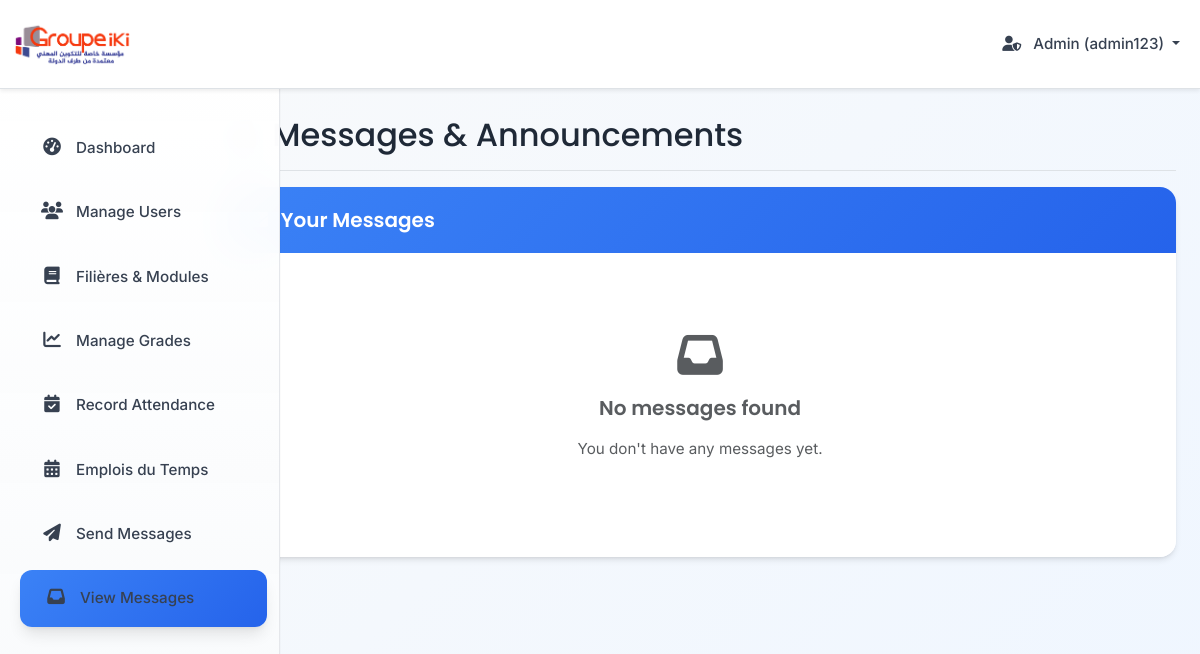
Before: /view_messages.php (signed in) with the older database file.
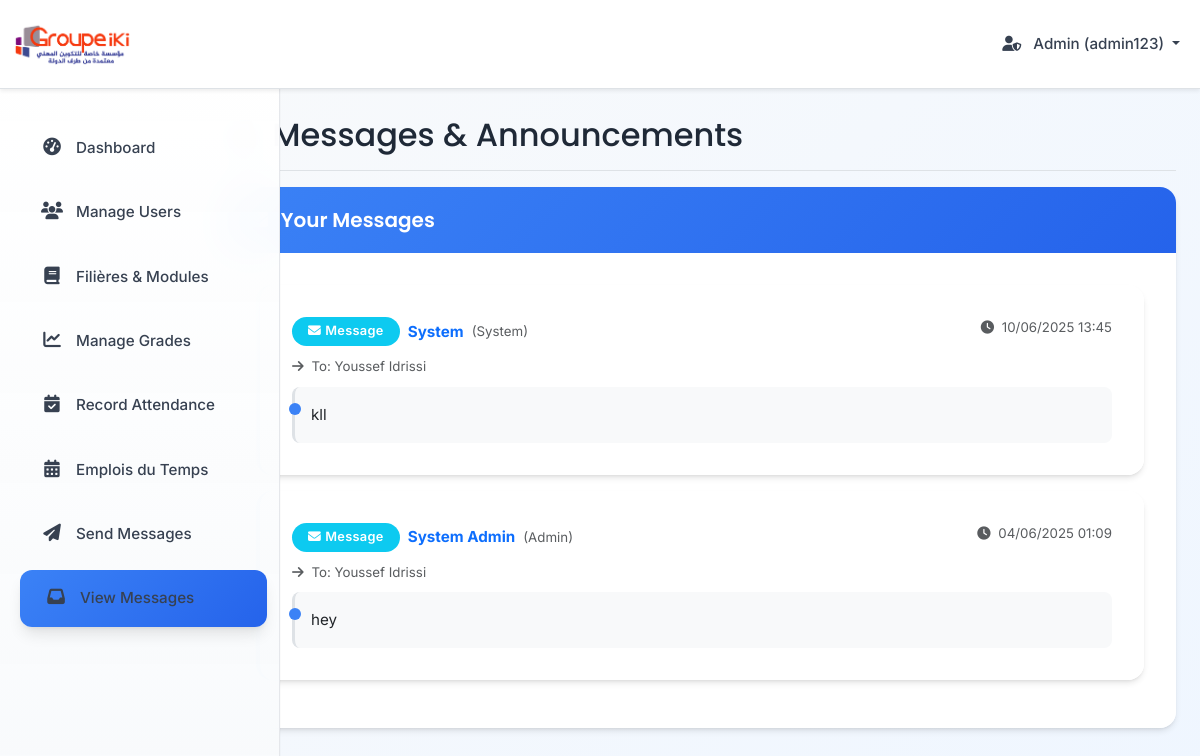
After: the same page with the newer database file.
### tables this page shows
CREATE TABLE `messages` (
  `id` int(11) NOT NULL,
  `sender_cni` varchar(50) NOT NULL,
  `target_cni` varchar(50) DEFAULT NULL,
  `target_classe_id` int(11) DEFAULT NULL,
  `module_id` int(11) DEFAULT NULL,
  `content` text NOT NULL,
  `date` datetime DEFAULT current_timestamp(),
  `type` enum('message','announcement') DEFAULT 'message',
  `is_read` tinyint(1) DEFAULT 0
);

### view_messages.php (the view, shortened to what this page needs)
<?php
$user_cni = $_SESSION['user_cni'];
$user_role = $_SESSION['role'];
$host = 'localhost';
$dbname = 'groupe_iki';
$username = 'root';
$db_password = '';
try {
    $pdo = new PDO("mysql:host=$host;dbname=$dbname;charset=utf8", $username, $db_password);
    $pdo->setAttribute(PDO::ATTR_ERRMODE, PDO::ERRMODE_EXCEPTION);
    $messages = [];
    if ($user_role === 'student') {
        $stmt = $pdo->prepare("SELECT filiere_id FROM students WHERE cni = ?");
        $stmt->execute([$user_cni]);
        $student = $stmt->fetch(PDO::FETCH_ASSOC);
        $student_filiere_id = $student['filiere_id'] ?? null;
        $stmt = $pdo->prepare("
            SELECT m.content, m.date, m.type,
                   CASE
                       WHEN m.sender_cni IN (SELECT cni FROM admins) THEN 'Admin'
                       WHEN m.sender_cni IN (SELECT cni FROM teachers) THEN 'Teacher'
                       ELSE 'System'
                   END as sender_type,
                   COALESCE(
                       (SELECT CONCAT(prenom, ' ', nom) FROM admins WHERE cni = m.sender_cni),
                       (SELECT CONCAT(prenom, ' ', nom) FROM teachers WHERE cni = m.sender_cni),
                       'System'
                   ) as sender_name,
                   modules.name as module_name,
                   f.name as filiere_name
            FROM messages m
            LEFT JOIN modules ON m.module_id = modules.id
            LEFT JOIN filieres f ON m.target_classe_id = f.id
            WHERE (m.target_cni = ? OR m.target_cni IS NULL)
              AND (m.target_classe_id IS NULL OR m.target_classe_id = ?)
            ORDER BY m.date DESC
        ");
        $stmt->execute([$user_cni, $student_filiere_id]);
        $messages = $stmt->fetchAll(PDO::FETCH_ASSOC);
    } else {
        $stmt = $pdo->query("
            SELECT m.content, m.date, m.type, m.target_cni,
                   CASE
                       WHEN m.sender_cni IN (SELECT cni FROM admins) THEN 'Admin'
                       WHEN m.sender_cni IN (SELECT cni FROM teachers) THEN 'Teacher'
                       ELSE 'System'
                   END as sender_type,
                   COALESCE(
                       (SELECT CONCAT(prenom, ' ', nom) FROM admins WHERE cni = m.sender_cni),
                       (SELECT CONCAT(prenom, ' ', nom) FROM teachers WHERE cni = m.sender_cni),
                       'System'
                   ) as sender_name,
                   COALESCE(
                       (SELECT CONCAT(prenom, ' ', nom) FROM students WHERE cni = m.target_cni),
                       'All Students'
                   ) as target_name,
                   modules.name as module_name,
                   f.name as filiere_name
            FROM messages m
            LEFT JOIN modules ON m.module_id = modules.id
            LEFT JOIN filieres f ON m.target_classe_id = f.id
            ORDER BY m.date DESC
            LIMIT 100
        ");
        $messages = $stmt->fetchAll(PDO::FETCH_ASSOC);
    }
} catch (PDOException $e) {
    $error_message = 'Database connection failed.';
}
$dashboard_link = 'dashboard_student.php';
$navbar_color = 'bg-info';
$user_icon = 'fa-user-graduate';
if ($user_role === 'admin') {
    $dashboard_link = 'dashboard_admin.php';
    $navbar_color = 'bg-primary';
    $user_icon = 'fa-user-shield';
} elseif ($user_role === 'teacher') {
    $dashboard_link = 'dashboard_teacher.php';
    $navbar_color = 'bg-success';
    $user_icon = 'fa-chalkboard-teacher';
}
?>
<!DOCTYPE html>
<html lang="en">
<head>
    <link href="https://cdn.jsdelivr.net/npm/bootstrap@5.3.0/dist/css/bootstrap.min.css" rel="stylesheet">
    <link href="https://cdnjs.cloudflare.com/ajax/libs/font-awesome/6.4.0/css/all.min.css" rel="stylesheet">
    <link href="css/styles.css" rel="stylesheet">
</head>
<body class="dashboard-page">
    <nav class="navbar navbar-expand-lg <?php echo $navbar_color; ?> navbar-light bg-white fixed-top border-bottom shadow-sm">
        <div class="container-fluid">
            <a class="navbar-brand d-flex align-items-center" href="<?php echo $dashboard_link; ?>">
                <img src="assets/logo-circle.jpg" alt="" width="120px">
            </a>
            <div class="collapse navbar-collapse" id="navbarNav">
                <ul class="navbar-nav ms-auto">
                    <li class="nav-item dropdown">
                        <a class="nav-link dropdown-toggle" href="#" id="userDropdown" role="button" data-bs-toggle="dropdown">
                            <i class="fas <?php echo $user_icon; ?> me-2"></i>
                            <?php echo ucfirst($user_role); ?> (<?php echo htmlspecialchars($user_cni); ?>)
                        </a>
                    </li>
                </ul>
            </div>
        </div>
    </nav>
    <div class="container-fluid">
        <div class="row">
            <nav class="col-md-3 col-lg-2 d-md-block sidebar collapse" id="sidebar">
                <div class="position-sticky pt-3">
                    <ul class="nav flex-column">
                        <li class="nav-item">
                            <a class="nav-link" href="<?php echo $dashboard_link; ?>">
                                <i class="fas fa-tachometer-alt me-2"></i>
                                Dashboard
                            </a>
                        </li>
                        <?php if ($user_role === 'admin'): ?>
                        <li class="nav-item">
                            <a class="nav-link" href="manage_users.php">
                                <i class="fas fa-users me-2"></i>
                                Manage Users
                            </a>
                        </li>
                        <li class="nav-item">
                            <a class="nav-link" href="manage_filieres_modules.php">
                                <i class="fas fa-book me-2"></i>
                                Filières & Modules
                            </a>
                        </li>
                        <?php endif; ?>
                        <?php if ($user_role === 'admin' || $user_role === 'teacher'): ?>
                        <li class="nav-item">
                            <a class="nav-link" href="manage_grades.php">
                                <i class="fas fa-chart-line me-2"></i>
                                Manage Grades
                            </a>
                        </li>
                        <li class="nav-item">
                            <a class="nav-link" href="record_absence.php">
                                <i class="fas fa-calendar-check me-2"></i>
                                Record Attendance
                            </a>
                        </li>
                        <?php if ($user_role === 'admin'): ?>
                        <li class="nav-item">
                            <a class="nav-link" href="manage_schedules.php">
                                <i class="fas fa-calendar-alt me-2"></i>
                                Emplois du Temps
                            </a>
                        </li>
                        <li class="nav-item">
                            <a class="nav-link" href="send_message.php">
                                <i class="fas fa-paper-plane me-2"></i>
                                Send Messages
                            </a>
                        </li>
                        <?php endif; ?>
                        <?php endif; ?>
                        <li class="nav-item">
                            <a class="nav-link active" href="view_messages.php">
                                <i class="fas fa-inbox me-2"></i>
                                View Messages
                            </a>
                        </li>
                    </ul>
                </div>
            </nav>
            <main class="col-md-9 ms-sm-auto col-lg-10 px-md-4 main-content">
                <div class="d-flex justify-content-between flex-wrap flex-md-nowrap align-items-center pt-3 pb-2 mb-3 border-bottom">
                    <h1 class="h2">
                        <i class="fas fa-inbox me-2"></i>
                        Messages & Announcements
                    </h1>
                </div>
                <div class="card">
                    <div class="card-header">
                        <h5 class="card-title mb-0">
                            <i class="fas fa-envelope me-2"></i>
                            Your Messages
                        </h5>
                    </div>
                    <div class="card-body">
                        <?php if (empty($messages)): ?>
                        <div class="text-center py-5">
                            <i class="fas fa-inbox fa-3x text-muted mb-3"></i>
                            <h5 class="text-muted">No messages found</h5>
                            <p class="text-muted">You don't have any messages yet.</p>
                        </div>
                        <?php else: ?>
                        <div class="row">
                            <?php foreach ($messages as $message): ?>
                            <div class="col-12 mb-3">
                                <div class="card message-card">
                                    <div class="card-body">
                                        <div class="d-flex justify-content-between align-items-start mb-2">
                                            <div class="d-flex align-items-center">
                                                <?php if ($message['type'] === 'announcement'): ?>
                                                    <span class="badge bg-warning me-2">
                                                        <i class="fas fa-bullhorn me-1"></i>Announcement
                                                    </span>
                                                <?php else: ?>
                                                    <span class="badge bg-info me-2">
                                                        <i class="fas fa-envelope me-1"></i>Message
                                                    </span>
                                                <?php endif; ?>
                                                <strong class="text-primary">
                                                    <?php echo htmlspecialchars($message['sender_name']); ?>
                                                </strong>
                                                <small class="text-muted ms-2">
                                                    (<?php echo htmlspecialchars($message['sender_type']); ?>)
                                                </small>
                                            </div>
                                            <small class="text-muted">
                                                <i class="fas fa-clock me-1"></i>
                                                <?php echo date('d/m/Y H:i', strtotime($message['date'])); ?>
                                            </small>
                                        </div>
                                        <?php if ($user_role !== 'student' && isset($message['target_name'])): ?>
                                        <div class="mb-2">
                                            <small class="text-muted">
                                                <i class="fas fa-arrow-right me-1"></i>
                                                To: <?php echo htmlspecialchars($message['target_name']); ?>
                                            </small>
                                        </div>
                                        <?php endif; ?>
                                        <div class="message-content">
                                            <?php echo nl2br(htmlspecialchars($message['content'])); ?>
                                        </div>
                                    </div>
                                </div>
                            </div>
                            <?php endforeach; ?>
                        </div>
                        <?php endif; ?>
                    </div>
                </div>
            </main>
        </div>
    </div>
</body>
</html>

### view_messages.php (style rules this page uses)
.message-card { border-left: 4px solid #007bff; transition: all 0.3s ease; }
.message-content { background-color: #f8f9fa; padding: 1rem; border-radius: 8px; border-left: 3px solid #dee2e6; }

Changed rows visible on the page:
added messages: type "message" (drawn), sender_name "System", sender_type "System", date "10/06/2025 13:45", target_name "Youssef Idrissi", content "kll"
added messages: type "message" (drawn), sender_name "System Admin", sender_type "Admin", date "04/06/2025 01:09", target_name "Youssef Idrissi", content "hey"
Other visible differences:
text no longer shown: "No messages found You don't have any messages yet."
